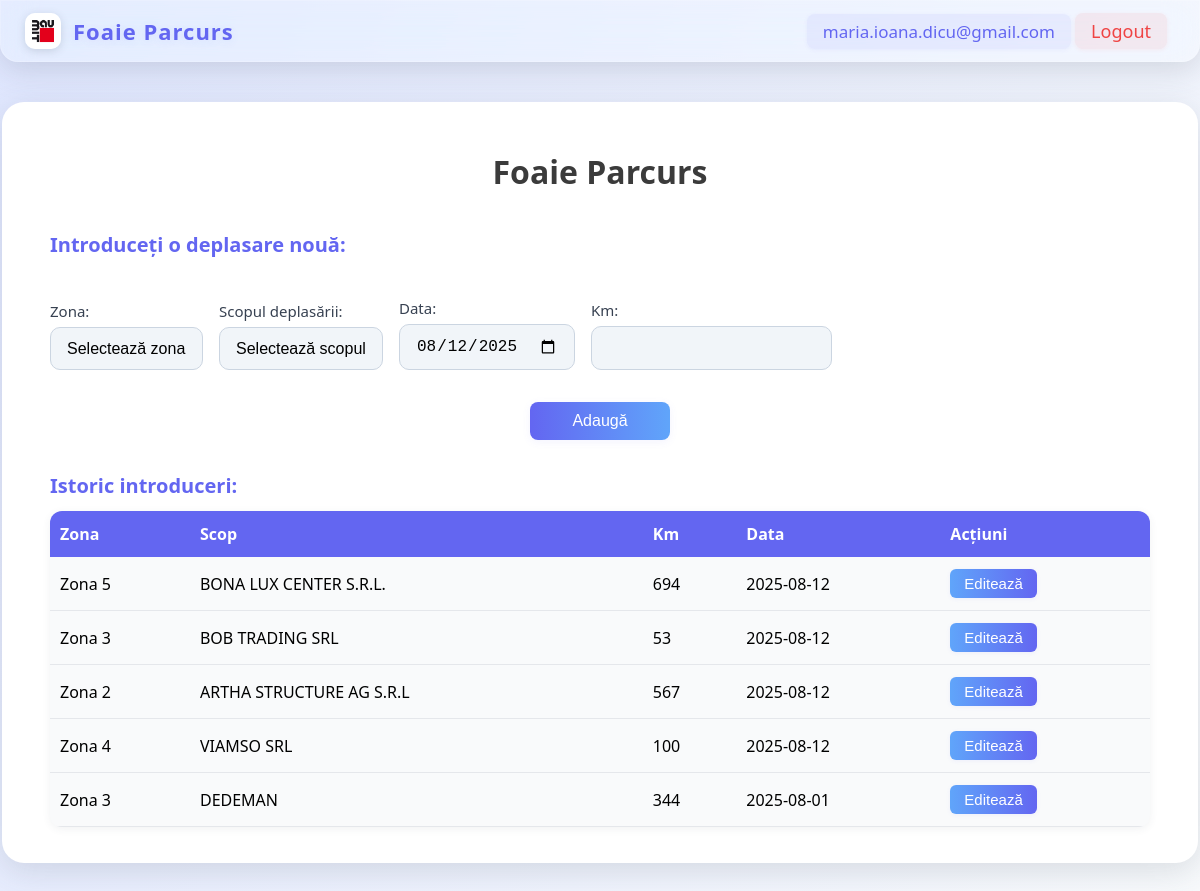
Page / (signed in) on the committed database.
### tables this page shows
CREATE TABLE parcurs (
            id INTEGER PRIMARY KEY AUTOINCREMENT,
            username TEXT NOT NULL,
            zona TEXT NOT NULL,
            scop TEXT,
            km INTEGER NOT NULL,
            data TEXT NOT NULL
        );

### app.py (the view, shortened to what this page needs)
@app.route('/', methods=['GET', 'POST'])
def index():
    import datetime
    if 'username' not in session:
        return redirect(url_for('login'))
    username = session['username']
    conn = sqlite3.connect(DB_NAME)
    c = conn.cursor()
    if username == 'Admin':
        c.execute('SELECT * FROM parcurs ORDER BY data DESC, id DESC')
        export_btn = True
    else:
        c.execute('SELECT * FROM parcurs WHERE username=? ORDER BY data DESC, id DESC', (username,))
        export_btn = False
    rows = c.fetchall()
    conn.close()
    today = datetime.date.today().isoformat()
    return render_template('index.html', rows=rows, username=username, today=today, export_btn=export_btn)

### templates/index.html (shortened to what this page needs)
<!DOCTYPE html>
<html lang="ro">
<head>
</head>
<body>
    {% include 'topbar.html' %}
    <div class="container">
        <h1 style="margin-top:0;">
            {% if username == 'Admin' %}
                Administrare Deplasări
            {% else %}
                Foaie Parcurs
            {% endif %}
        </h1>
        {% if username != 'Admin' %}
        <form method="post">
            <div class="form-section-label" style="width:100%;text-align:left;margin-bottom:24px;font-size:20px;color:#6366f1;font-weight:700;display:block;">Introduceți o deplasare nouă:</div>
            <div class="form-row">
                <label>Zona:
                    <select name="zona" id="zona-select" required>
                        <option value="">Selectează zona</option>
                    </select>
                </label>
            </div>
            <div class="form-row">
                <label>Scopul deplasării:
                    <select name="scop" id="scop-select" required>
                        <option value="">Selectează scopul</option>
                    </select>
                </label>
            </div>
            <div class="form-row">
                <label>Data:
                    <input type="date" name="data" value="{{ today }}">
                </label>
            </div>
            <div class="form-row">
                <label>Km:
                    <input type="number" name="km" required>
                </label>
            </div>
            <div style="width: 100%; display: flex; justify-content: center; margin-top: 16px;">
                <button type="submit" style="min-width: 140px;">Adaugă</button>
            </div>
        </form>
        {% endif %}
        <div class="form-section-label" style="margin-top:32px;margin-bottom:12px;font-size:20px;color:#6366f1;font-weight:700;">Istoric introduceri:</div>
        <table>
            <tr>
                <th>Zona</th>
                <th class="scop-col">Scop</th>
                <th>Km</th>
                <th>Data</th>
                <th>Acțiuni</th>
            </tr>
            {% for row in rows %}
            <tr>
                <td>{{ row[2] }}</td>
                <td class="scop-col">{{ row[3] }}</td>
                <td>{{ row[4] }}</td>
                <td>{{ row[5] }}</td>
                <td><a href="/edit/{{ row[0] }}"><button class="edit-btn">Editează</button></a></td>
            </tr>
            {% endfor %}
        </table>
    </div>
</body>
</html>

### templates/index.html (style rules this page uses)
body { font-family: 'Segoe UI', Arial, sans-serif; background: linear-gradient(120deg, #f8fafc 0%, #e0e7ff 100%); margin: 0; min-height: 100vh; }
.container { max-width: 1100px; margin: 40px auto; background: #fff; border-radius: 22px; box-shadow: 0 8px 32px rgba(60,72,88,0.16); padding: 48px 48px 36px 48px; }
h1 { text-align: center; color: #3b3b3b; margin-bottom: 38px; margin-top: 38px; }
form { display: flex; gap: 16px; margin-bottom: 24px; flex-wrap: wrap; align-items: flex-end; }
label { display: flex; flex-direction: column; font-size: 15px; color: #374151; }
input[type="text"], input[type="number"], input[type="date"], select { padding: 12px 16px; border: 1.5px solid #cbd5e1; border-radius: 10px; font-size: 16px; margin-top: 6px; background: #f1f5f9; transition: border 0.2s; appearance: none; -webkit-appearance: none; -moz-appearance: none; }
button[type="submit"] { background: linear-gradient(90deg, #6366f1 0%, #60a5fa 100%); color: #fff; border: none; border-radius: 8px; padding: 10px 22px; font-size: 16px; font-weight: 500; cursor: pointer; box-shadow: 0 2px 8px rgba(99,102,241,0.08); transition: background 0.2s; min-width: 220px; padding-left: 40px; padding-right: 40px; }
table { border-collapse: collapse; width: 100%; margin-top: 10px; background: #f9fafb; border-radius: 12px; overflow: hidden; box-shadow: 0 2px 8px rgba(60,72,88,0.07); }
th, td { padding: 12px 10px; text-align: left; }
th { background: #6366f1; color: #fff; font-weight: 600; border: none; }
tr { transition: background 0.2s; }
td { border-bottom: 1px solid #e5e7eb; }
.edit-btn { background: linear-gradient(90deg, #60a5fa 0%, #6366f1 100%); color: #fff; border: none; border-radius: 6px; padding: 6px 14px; font-size: 15px; cursor: pointer; font-weight: 500; box-shadow: 0 1px 4px rgba(99,102,241,0.08); transition: background 0.2s; }

### templates/topbar.html (style rules this page uses)
body { box-sizing: border-box; overflow-x: hidden; background: linear-gradient(120deg, #e0e7ff 0%, #f8fafc 100%); }

### rows in the picture
parcurs: zona "Zona 5", scop "BONA LUX CENTER S.R.L.", km "694", data "2025-08-12"
parcurs: zona "Zona 3", scop "BOB TRADING SRL", km "53", data "2025-08-12"
parcurs: zona "Zona 2", scop "ARTHA STRUCTURE AG S.R.L", km "567", data "2025-08-12"
parcurs: zona "Zona 4", scop "VIAMSO SRL", km "100", data "2025-08-12"
parcurs: zona "Zona 3", scop "DEDEMAN", km "344", data "2025-08-01"

### other values in the picture
{{ username }} "maria.ioana.dicu@gmail.com"
